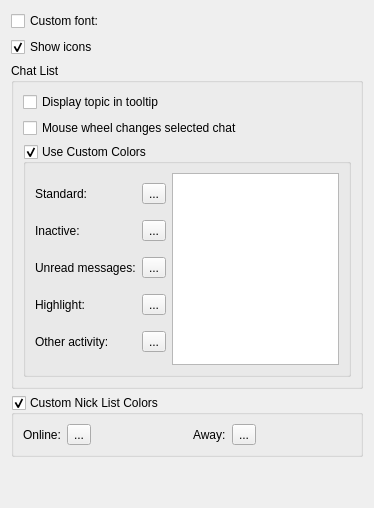
<?xml version="1.0" encoding="UTF-8"?>
<ui version="4.0">
 <class>ItemViewSettingsPage</class>
 <widget class="QWidget" name="ItemViewSettingsPage">
  <property name="geometry">
   <rect>
    <x>0</x>
    <y>0</y>
    <width>374</width>
    <height>508</height>
   </rect>
  </property>
  <property name="windowTitle">
   <string>Form</string>
  </property>
  <layout class="QVBoxLayout" name="verticalLayout_2">
   <item>
    <layout class="QHBoxLayout" name="horizontalLayout_2">
     <item>
      <widget class="QCheckBox" name="useCustomItemViewFont">
       <property name="text">
        <string>Custom font:</string>
       </property>
       <property name="settingsKey" stdset="0">
        <string>/UiStyle/Fonts/UseCustomItemViewFont</string>
       </property>
       <property name="defaultValue" stdset="0">
        <bool>false</bool>
       </property>
      </widget>
     </item>
     <item>
      <widget class="FontSelector" name="widget" native="true">
       <property name="enabled">
        <bool>false</bool>
       </property>
       <property name="settingsKey" stdset="0">
        <string>/UiStyle/Fonts/ItemView</string>
       </property>
       <property name="defaultValue" stdset="0">
        <font/>
       </property>
      </widget>
     </item>
    </layout>
   </item>
   <item>
    <widget class="QCheckBox" name="showItemViewIcons">
     <property name="text">
      <string>Show icons</string>
     </property>
     <property name="checked">
      <bool>true</bool>
     </property>
     <property name="settingsKey" stdset="0">
      <string>/UiStyle/ShowItemViewIcons</string>
     </property>
     <property name="defaultValue" stdset="0">
      <bool>true</bool>
     </property>
    </widget>
   </item>
   <item>
    <widget class="QGroupBox" name="groupBox">
     <property name="title">
      <string>Chat List</string>
     </property>
     <layout class="QVBoxLayout" name="verticalLayout">
      <item>
       <widget class="QCheckBox" name="displayTopicInTooltip">
        <property name="text">
         <string>Display topic in tooltip</string>
        </property>
        <property name="settingsKey" stdset="0">
         <string>DisplayTopicInTooltip</string>
        </property>
        <property name="defaultValue" stdset="0">
         <bool>false</bool>
        </property>
       </widget>
      </item>
      <item>
       <widget class="QCheckBox" name="mouseWheelChangesBuffers">
        <property name="text">
         <string>Mouse wheel changes selected chat</string>
        </property>
        <property name="checked">
         <bool>false</bool>
        </property>
        <property name="settingsKey" stdset="0">
         <string>MouseWheelChangesBuffer</string>
        </property>
        <property name="defaultValue" stdset="0">
         <bool>false</bool>
        </property>
       </widget>
      </item>
      <item>
       <widget class="QGroupBox" name="useBufferViewColors">
        <property name="title">
         <string>Use Custom Colors</string>
        </property>
        <property name="checkable">
         <bool>true</bool>
        </property>
        <property name="settingsKey" stdset="0">
         <string>/UiStyle/Colors/UseBufferViewColors</string>
        </property>
        <property name="defaultValue" stdset="0">
         <bool>false</bool>
        </property>
        <layout class="QHBoxLayout" name="horizontalLayout">
         <item>
          <layout class="QGridLayout" name="gridLayout">
           <item row="0" column="0">
            <widget class="QLabel" name="label">
             <property name="text">
              <string>Standard:</string>
             </property>
            </widget>
           </item>
           <item row="0" column="1">
            <widget class="ColorButton" name="defaultBufferColor">
             <property name="text">
              <string>...</string>
             </property>
             <property name="settingsKey" stdset="0">
              <string>/UiStyle/Colors/DefaultBuffer</string>
             </property>
             <property name="defaultValue" stdset="0">
              <color>
               <red>0</red>
               <green>0</green>
               <blue>0</blue>
              </color>
             </property>
            </widget>
           </item>
           <item row="1" column="0">
            <widget class="QLabel" name="label_2">
             <property name="text">
              <string>Inactive:</string>
             </property>
            </widget>
           </item>
           <item row="1" column="1">
            <widget class="ColorButton" name="inactiveBufferColor">
             <property name="text">
              <string>...</string>
             </property>
             <property name="settingsKey" stdset="0">
              <string>/UiStyle/Colors/InactiveBuffer</string>
             </property>
             <property name="defaultValue" stdset="0">
              <color>
               <red>160</red>
               <green>160</green>
               <blue>164</blue>
              </color>
             </property>
            </widget>
           </item>
           <item row="2" column="0">
            <widget class="QLabel" name="label_3">
             <property name="text">
              <string>Unread messages:</string>
             </property>
            </widget>
           </item>
           <item row="2" column="1">
            <widget class="ColorButton" name="unreadBufferColor">
             <property name="text">
              <string>...</string>
             </property>
             <property name="settingsKey" stdset="0">
              <string>/UiStyle/Colors/UnreadBuffer</string>
             </property>
             <property name="defaultValue" stdset="0">
              <color>
               <red>0</red>
               <green>0</green>
               <blue>128</blue>
              </color>
             </property>
            </widget>
           </item>
           <item row="3" column="0">
            <widget class="QLabel" name="label_4">
             <property name="text">
              <string>Highlight:</string>
             </property>
            </widget>
           </item>
           <item row="3" column="1">
            <widget class="ColorButton" name="highlightedBufferColor">
             <property name="text">
              <string>...</string>
             </property>
             <property name="settingsKey" stdset="0">
              <string>/UiStyle/Colors/HighlightedBuffer</string>
             </property>
             <property name="defaultValue" stdset="0">
              <color>
               <red>255</red>
               <green>128</green>
               <blue>0</blue>
              </color>
             </property>
            </widget>
           </item>
           <item row="4" column="0">
            <widget class="QLabel" name="label_5">
             <property name="text">
              <string>Other activity:</string>
             </property>
            </widget>
           </item>
           <item row="4" column="1">
            <widget class="ColorButton" name="activeBufferColor">
             <property name="text">
              <string>...</string>
             </property>
             <property name="settingsKey" stdset="0">
              <string>/UiStyle/Colors/ActiveBuffer</string>
             </property>
             <property name="defaultValue" stdset="0">
              <color>
               <red>0</red>
               <green>128</green>
               <blue>0</blue>
              </color>
             </property>
            </widget>
           </item>
          </layout>
         </item>
         <item>
          <spacer name="horizontalSpacer_2">
           <property name="orientation">
            <enum>Qt::Horizontal</enum>
           </property>
           <property name="sizeHint" stdset="0">
            <size>
             <width>40</width>
             <height>20</height>
            </size>
           </property>
          </spacer>
         </item>
         <item>
          <widget class="QTreeWidget" name="bufferViewPreview">
           <property name="sizePolicy">
            <sizepolicy hsizetype="Preferred" vsizetype="Expanding">
             <horstretch>0</horstretch>
             <verstretch>0</verstretch>
            </sizepolicy>
           </property>
           <property name="editTriggers">
            <set>QAbstractItemView::NoEditTriggers</set>
           </property>
           <property name="showDropIndicator" stdset="0">
            <bool>false</bool>
           </property>
           <property name="itemsExpandable">
            <bool>false</bool>
           </property>
           <attribute name="headerVisible">
            <bool>false</bool>
           </attribute>
           <column>
            <property name="text">
             <string>1</string>
            </property>
           </column>
          </widget>
         </item>
        </layout>
       </widget>
      </item>
     </layout>
    </widget>
   </item>
   <item>
    <widget class="QGroupBox" name="useNickViewColors">
     <property name="title">
      <string>Custom Nick List Colors</string>
     </property>
     <property name="checkable">
      <bool>true</bool>
     </property>
     <property name="settingsKey" stdset="0">
      <string>/UiStyle/Colors/UseNickViewColors</string>
     </property>
     <property name="defaultValue" stdset="0">
      <bool>false</bool>
     </property>
     <layout class="QHBoxLayout" name="horizontalLayout_3">
      <item>
       <widget class="QLabel" name="label_6">
        <property name="text">
         <string>Online:</string>
        </property>
       </widget>
      </item>
      <item>
       <widget class="ColorButton" name="onlineNickColor">
        <property name="text">
         <string>...</string>
        </property>
        <property name="settingsKey" stdset="0">
         <string>/UiStyle/Colors/OnlineNick</string>
        </property>
        <property name="defaultValue" stdset="0">
         <color>
          <red>0</red>
          <green>0</green>
          <blue>0</blue>
         </color>
        </property>
       </widget>
      </item>
      <item>
       <spacer name="horizontalSpacer">
        <property name="orientation">
         <enum>Qt::Horizontal</enum>
        </property>
        <property name="sizeHint" stdset="0">
         <size>
          <width>88</width>
          <height>20</height>
         </size>
        </property>
       </spacer>
      </item>
      <item>
       <widget class="QLabel" name="label_7">
        <property name="text">
         <string>Away:</string>
        </property>
       </widget>
      </item>
      <item>
       <widget class="ColorButton" name="awayNickColor">
        <property name="text">
         <string>...</string>
        </property>
        <property name="settingsKey" stdset="0">
         <string>/UiStyle/Colors/AwayNick</string>
        </property>
        <property name="defaultValue" stdset="0">
         <color>
          <red>160</red>
          <green>160</green>
          <blue>164</blue>
         </color>
        </property>
       </widget>
      </item>
      <item>
       <spacer name="horizontalSpacer_3">
        <property name="orientation">
         <enum>Qt::Horizontal</enum>
        </property>
        <property name="sizeHint" stdset="0">
         <size>
          <width>87</width>
          <height>20</height>
         </size>
        </property>
       </spacer>
      </item>
     </layout>
    </widget>
   </item>
   <item>
    <spacer name="verticalSpacer">
     <property name="orientation">
      <enum>Qt::Vertical</enum>
     </property>
     <property name="sizeHint" stdset="0">
      <size>
       <width>20</width>
       <height>40</height>
      </size>
     </property>
    </spacer>
   </item>
  </layout>
 </widget>
 <customwidgets>
  <customwidget>
   <class>FontSelector</class>
   <extends>QWidget</extends>
   <header>fontselector.h</header>
   <container>1</container>
  </customwidget>
  <customwidget>
   <class>ColorButton</class>
   <extends>QToolButton</extends>
   <header>colorbutton.h</header>
  </customwidget>
 </customwidgets>
 <tabstops>
  <tabstop>useCustomItemViewFont</tabstop>
  <tabstop>showItemViewIcons</tabstop>
  <tabstop>displayTopicInTooltip</tabstop>
  <tabstop>mouseWheelChangesBuffers</tabstop>
  <tabstop>useBufferViewColors</tabstop>
  <tabstop>defaultBufferColor</tabstop>
  <tabstop>inactiveBufferColor</tabstop>
  <tabstop>unreadBufferColor</tabstop>
  <tabstop>highlightedBufferColor</tabstop>
  <tabstop>activeBufferColor</tabstop>
  <tabstop>useNickViewColors</tabstop>
  <tabstop>onlineNickColor</tabstop>
  <tabstop>awayNickColor</tabstop>
  <tabstop>bufferViewPreview</tabstop>
 </tabstops>
 <resources/>
 <connections>
  <connection>
   <sender>useCustomItemViewFont</sender>
   <signal>toggled(bool)</signal>
   <receiver>widget</receiver>
   <slot>setEnabled(bool)</slot>
   <hints>
    <hint type="sourcelabel">
     <x>114</x>
     <y>16</y>
    </hint>
    <hint type="destinationlabel">
     <x>235</x>
     <y>17</y>
    </hint>
   </hints>
  </connection>
 </connections>
</ui>
